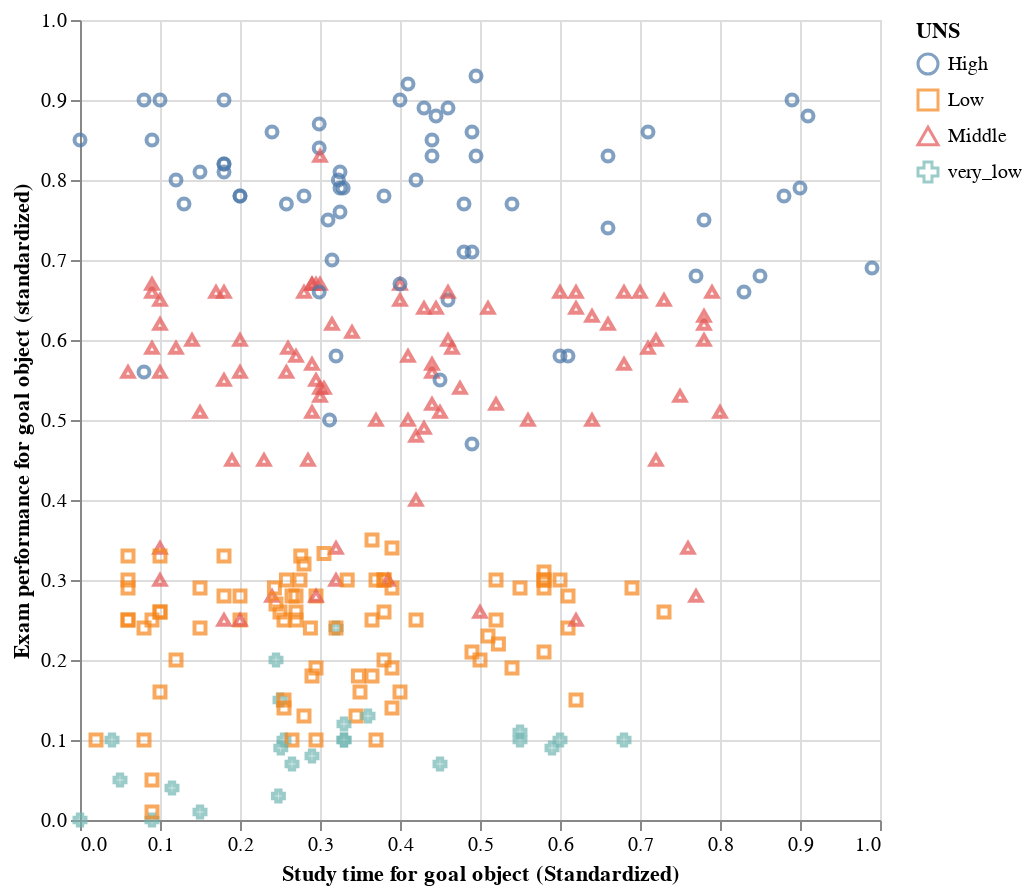

This figure's notebook cell:
### Markdown cell above
### Visualization of the dataset

### Code cell
user_chart = (
    alt.Chart(user_knowledge_data)
    .mark_point()
    .encode(
        x = alt.X("STG", title = "Study time for goal object (Standardized)"),
        y = alt.Y("PEG", title = "Exam performance for goal object (standardized)"),
        color = " UNS",
        shape = " UNS"
)).properties(width=400, height=400)
user_chart

### Figure 1 — Vega-Lite specification as saved in the notebook (floating-point values rounded to 4 significant figures; data arrays with more than 128 entries replaced by an {"elided": "..."} marker saying what was removed)
{"config": {"view": {"continuousWidth": 400, "continuousHeight": 300}}, "data": {"name": "data-eaaed803afb61494a967d3bfd8939bb0"}, "mark": "point", "encoding": {"color": {"field": " UNS", "type": "nominal"}, "shape": {"field": " UNS", "type": "nominal"}, "x": {"field": "STG", "title": "Study time for goal object (Standardized)", "type": "quantitative"}, "y": {"field": "PEG", "title": "Exam performance for goal object (standardized)", "type": "quantitative"}}, "height": 400, "width": 400, "$schema": "https://vega.github.io/schema/vega-lite/v4.17.0.json", "datasets": {"data-eaaed803afb61494a967d3bfd8939bb0": {"elided": "258 records"}}}
